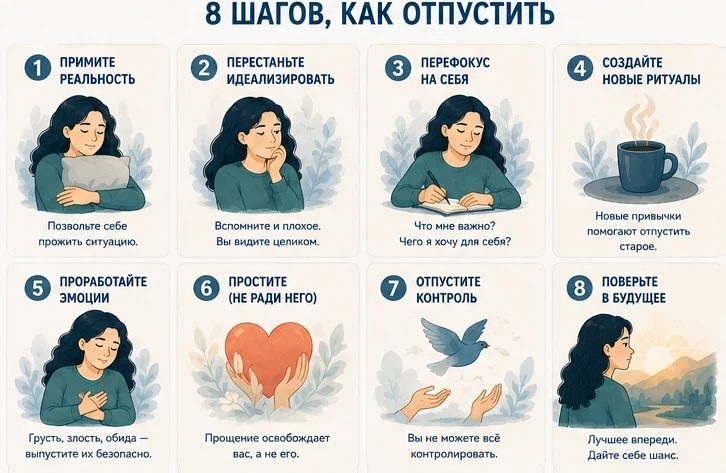
#> input picture assets/dzen/8-shagov.jpg, 726 x 473 px; its folder holds 2 pictures in this run
$ python prepare_slides.py ../../assets/dzen ../../assets/dzen/8-shagov.jpg
#> lines starting #> are read from the running program, lines starting #| are printed output that depends on the picture
"""Готовит слайды карусели к публикации: 2:3 из ChatGPT → 1080×1350 (4:5) JPEG.

    python tools/instagram/prepare_slides.py <папка_с_исходниками> <папка_вывода>

Исходники — PNG/JPG, порядок по имени (01.png, 02.png …). Рисунок НЕ режется:
обрезка по высоте съедает заголовки сверху и «листай →» снизу. Вместо этого
рисунок обрезается по содержимому (bbox + 36 px), центрируется на холсте 4:5
цвета фона (берётся из углов) и ужимается до 1080×1350. Поля по бокам
незаметны, только если фон ровный белый и рисунок-виньетка не касается краёв —
поэтому это и требуем в промптах.

Печатает, сколько пикселей осталось до каждого края: меньше ~10 — рисунок
упирается в край, при подкладке будет виден шов.
Плюс собирает лист-превью _sheet.jpg (служебные файлы с «_» скрипт публикации
пропускает).
"""
import sys
from pathlib import Path

from PIL import Image, ImageChops

MARGIN = 36


def prepare(src):
    im = Image.open(src).convert("RGB")
#> im is the input picture: PIL image 726x473 RGB; mean R, G, B 207.2, 207.9, 203.6
    w, h = im.size
#> w = 726; h = 473
    corners = [im.getpixel(p) for p in [(3, 3), (w - 4, 3), (3, h - 4), (w - 4, h - 4)]]
#> corners = [(251, 247, 244), (250, 246, 243), (249, 248, 243), (249, 242, 234)]
    bg = tuple(sorted(c[i] for c in corners)[1] for i in range(3))
#> bg = (249, 246, 243)
    mask = ImageChops.difference(im, Image.new("RGB", im.size, bg)).convert("L")
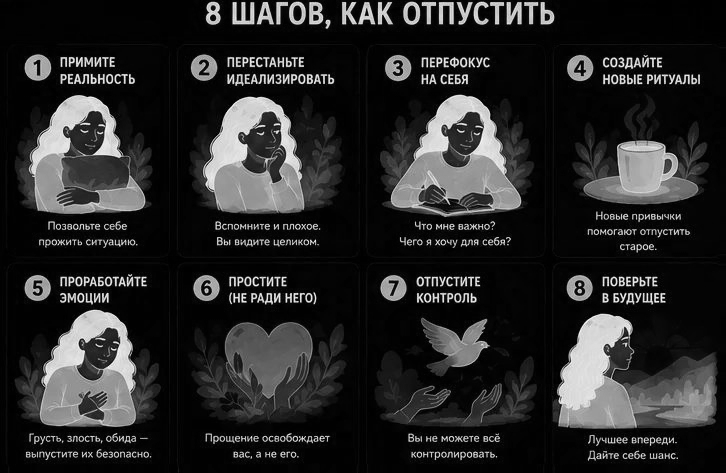
#> mask: PIL image 726x473 L; min 0, max 246, mean 40.5
    l, t, r, b = mask.point(lambda v: 255 if v > 22 else 0).getbbox()
#> l = 15; t = 1; r = 718; b = 472
    print(f"{src.name}: до краёв L{l} T{t} R{w - r} B{h - b}, фон {bg}")
#| 8-shagov.jpg: до краёв L15 T1 R8 B1, фон (249, 246, 243)
    t2, b2 = max(0, t - MARGIN), min(h, b + MARGIN)
#> t2 = 0; b2 = 473
    l2, r2 = max(0, l - MARGIN), min(w, r + MARGIN)
#> l2 = 0; r2 = 726
    cw, ch = r2 - l2, b2 - t2
#> cw = 726; ch = 473
    W = max(cw, round(ch * 0.8))
#> W = 726
    H = round(W * 1.25)
#> H = 908
    if H < ch:
        H, W = ch, round(ch * 0.8)
    canvas = Image.new("RGB", (W, H), bg)
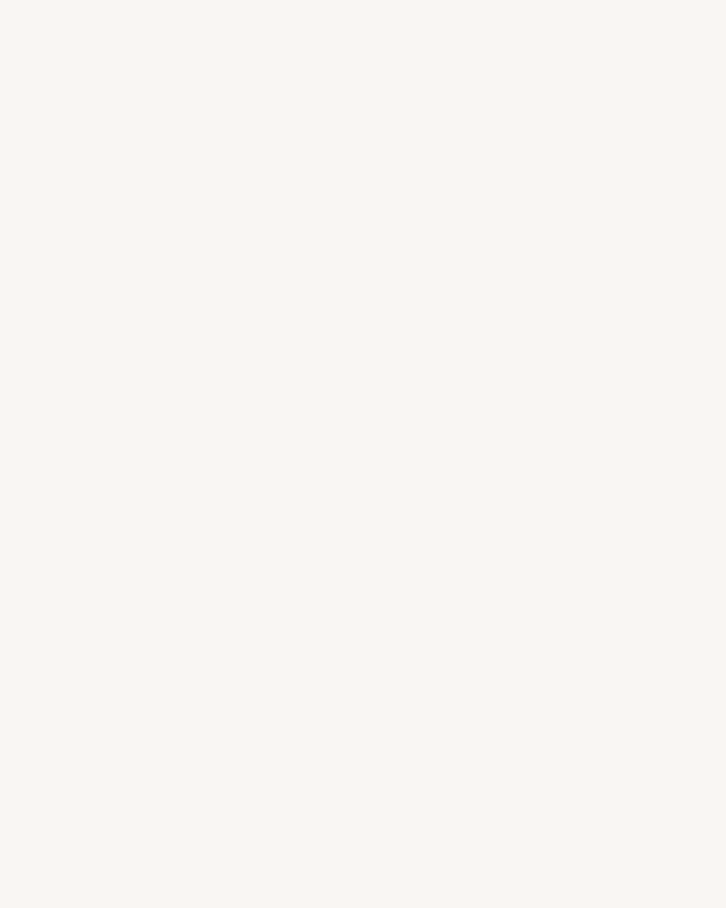
#> canvas: PIL image 726x908 RGB; mean R, G, B 249, 246, 243
    canvas.paste(im.crop((l2, t2, r2, b2)), ((W - cw) // 2, (H - ch) // 2))
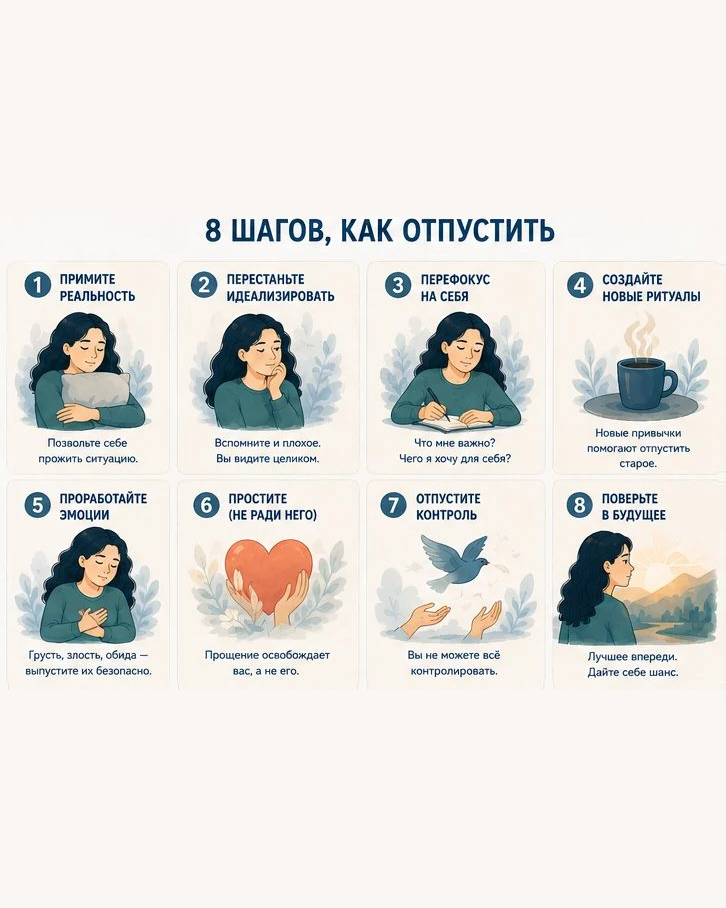
#> canvas: PIL image 726x908 RGB; mean R, G, B 227.2, 226.2, 222.5
    return canvas.resize((1080, 1350), Image.LANCZOS)
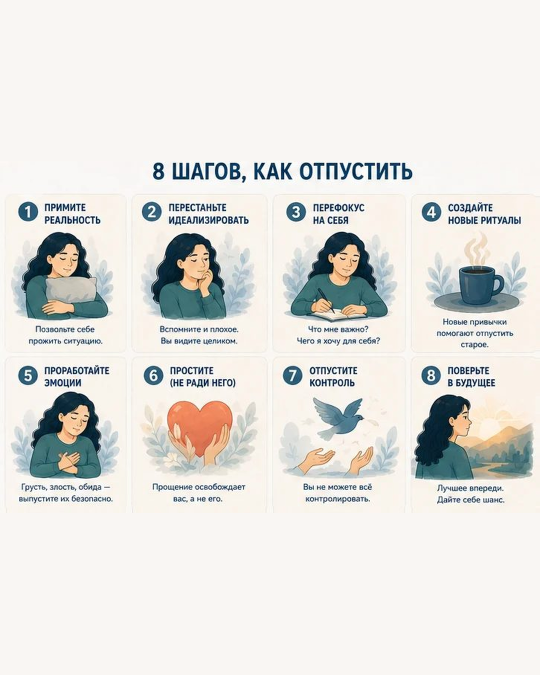
#> returned value: PIL image 1080x1350 RGB (shown at 1/2 size); mean R, G, B 227.2, 226.1, 222.4


def main():
    src_dir, out_dir = Path(sys.argv[1]), Path(sys.argv[2])
    out_dir.mkdir(parents=True, exist_ok=True)
    files = sorted(p for p in src_dir.iterdir() if p.suffix.lower() in (".png", ".jpg", ".jpeg"))
    slides = []
    for i, f in enumerate(files, 1):
        im = prepare(f)
        im.save(out_dir / f"{i:02d}.jpg", quality=92)
        slides.append(im)
#> pass 2 of the loop in main, `for i, f in enumerate(files, 1):`:
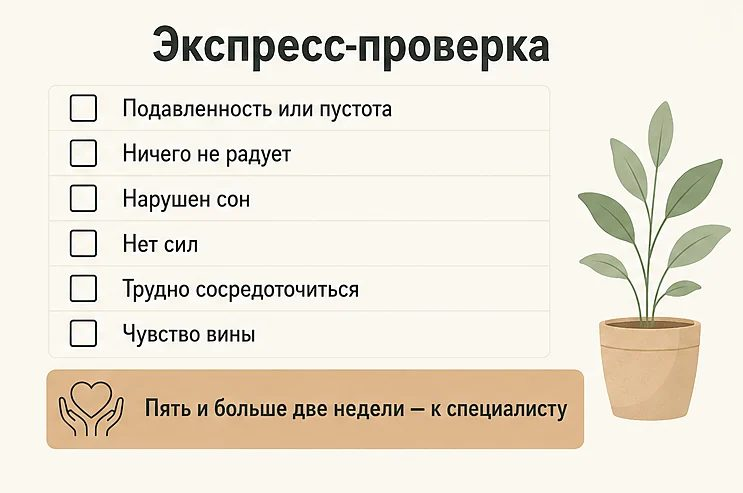
#> input picture assets/dzen/depressiya-test.jpg, 743 x 493 px
#> in prepare, im is the input picture: PIL image 743x493 RGB; mean R, G, B 234.6, 228, 214.7
#> corners = [(251, 248, 239), (250, 247, 238), (251, 248, 239), (251, 248, 239)]
#> bg = (251, 248, 239)
#> in prepare (call 2), `mask = ImageChops.difference(im, Image.new("RGB", im.size, bg)).conver..`:
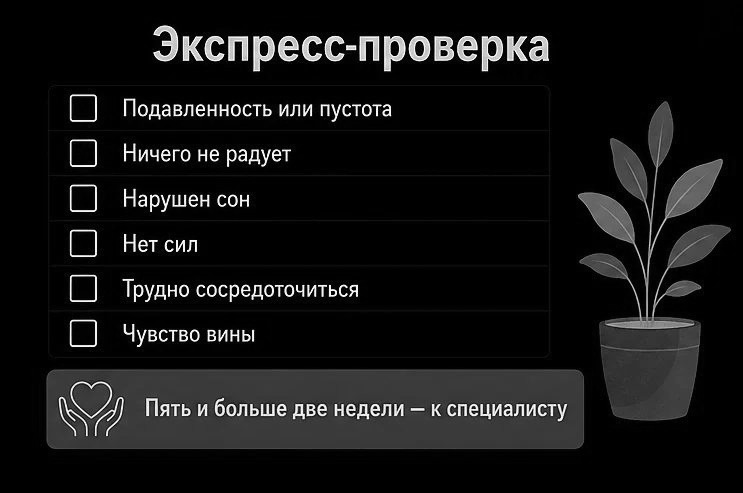
#> mask: PIL image 743x493 L; min 0, max 248, mean 20.3
#> l = 46; t = 25; r = 731; b = 449
#| depressiya-test.jpg: до краёв L46 T25 R12 B44, фон (251, 248, 239)
#> b2 = 485
#> l2 = 10; r2 = 743
#> cw = 733; ch = 485
#> W = 733
#> H = 916
#> in prepare (call 2), `canvas.paste(im.crop((l2, t2, r2, b2)), ((W - cw) // 2, (H - ch) // 2))`:
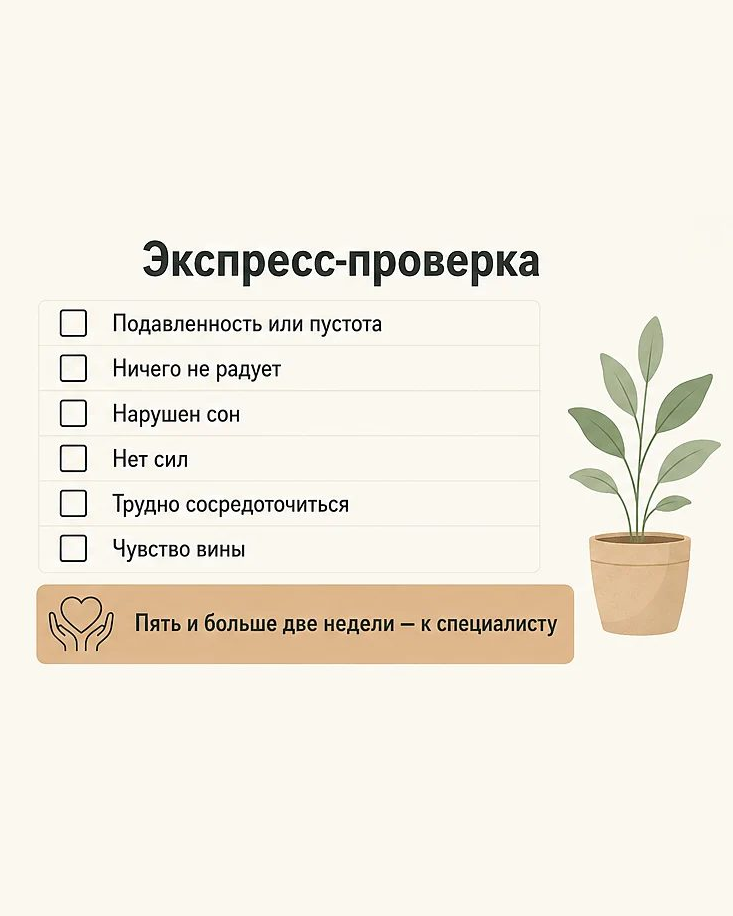
#> canvas: PIL image 733x916 RGB; mean R, G, B 242.1, 237.1, 225.7
    cols = 6
    rows = (len(slides) + cols - 1) // cols
#> rows = 1
    sheet = Image.new("RGB", (cols * 360, rows * 450), "white")
#> sheet: PIL image 2160x450 RGB; every value is 255
    for i, im in enumerate(slides):
        sheet.paste(im.resize((360, 450)), ((i % cols) * 360, (i // cols) * 450))
#> this loop made 2 passes
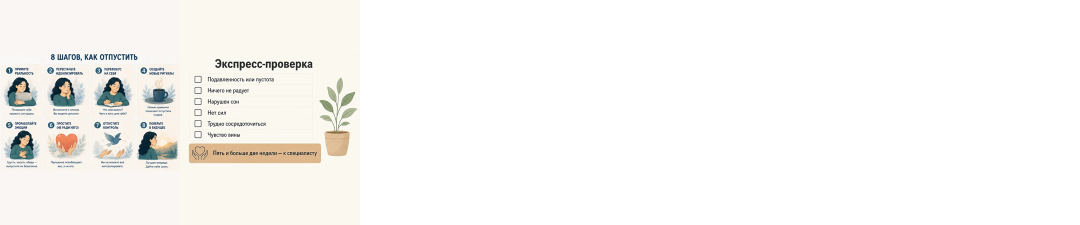
#> sheet: PIL image 2160x450 RGB (shown at 1/2 size); mean R, G, B 248.2, 247.2, 244.7
    sheet.save(out_dir / "_sheet.jpg", quality=85)
    print(f"готово: {len(slides)} слайдов → {out_dir}")
#| готово: 2 слайдов → ../../assets/dzen/8-shagov.jpg


if __name__ == "__main__":
    main()
